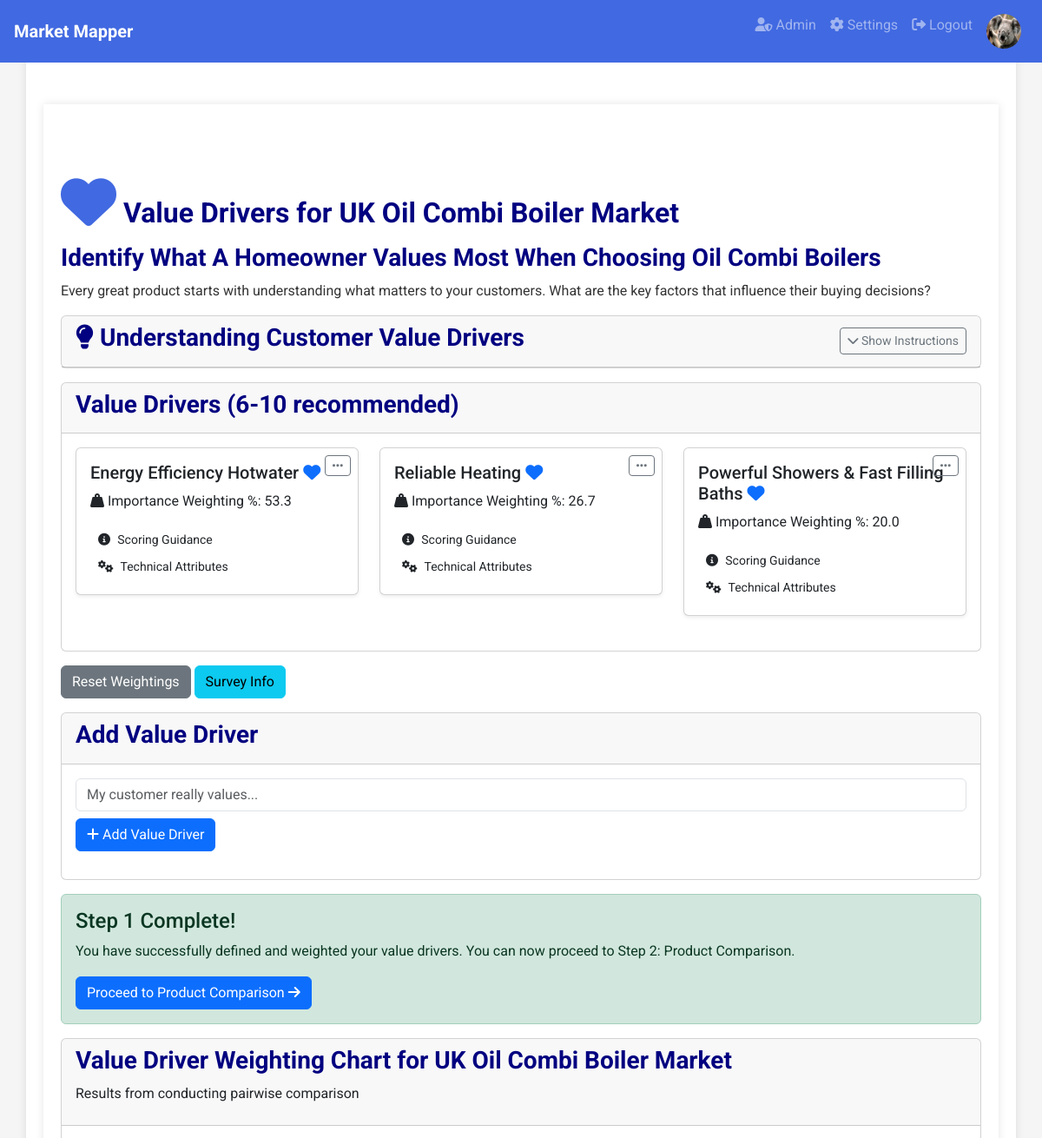
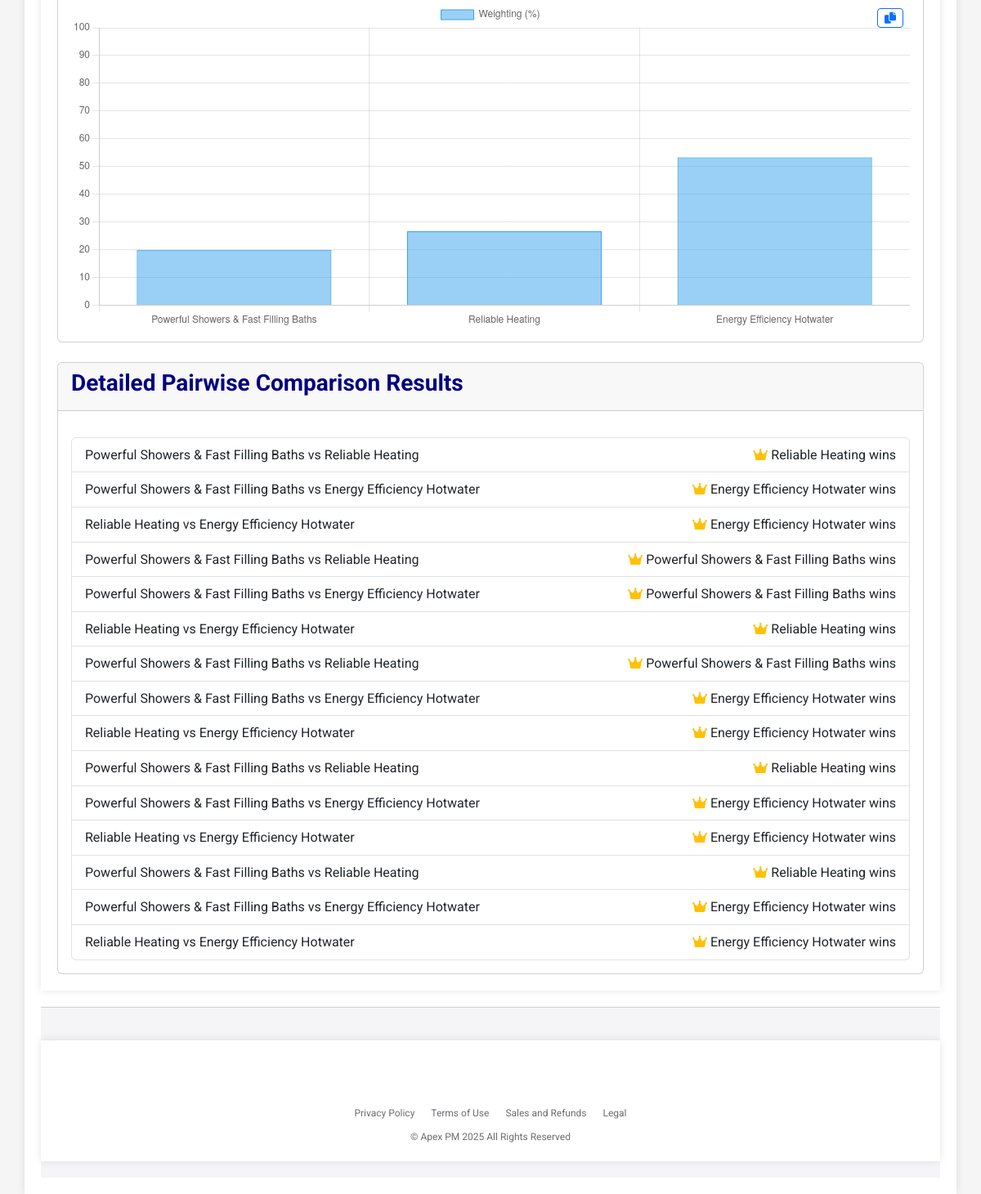
Page /manage/1/value_drivers (signed in) on the committed database (2 pictures, top to bottom).
### app.py (models this page shows, shortened)
class User(db.Model, UserMixin):
    id = db.Column(db.Integer, primary_key=True)
    username = db.Column(db.String(20), unique=True, nullable=False)
    email = db.Column(db.String(120), unique=True, nullable=False)  # Added email field
    password_hash = db.Column(db.String(128), nullable=False)
    profile_image = db.Column(db.String(255), nullable=True)  # Add profile_image field
    role = db.Column(db.String(50), nullable=False)  # Add role field

class Project(db.Model):
    id = db.Column(db.Integer, primary_key=True)
    name = db.Column(db.String(100), nullable=False)
    category = db.Column(db.String(100), nullable=False)  # Add category field
    target_customer = db.Column(db.String(100), nullable=False)  # Add target_customer field
    country = db.Column(db.String(100), nullable=False)  # Add country field
    user_id = db.Column(db.Integer, db.ForeignKey('user.id'), nullable=False)
    has_market_map = db.Column(db.Boolean, default=False)  # EXACTLY like this
    shared_users = db.relationship('User', secondary='project_user', backref='shared_projects')
    value_drivers = db.relationship('ValueDriver', cascade='all, delete-orphan', backref='project')
    products = db.relationship('Product', cascade='all, delete-orphan', backref='project')
    comments = db.relationship('Comment', cascade='all, delete-orphan', backref='project')
    comparison_results = db.relationship('ComparisonResult', cascade='all, delete-orphan', backref='project')

class ValueDriver(db.Model):
    id = db.Column(db.Integer, primary_key=True)
    value_driver = db.Column(db.String(100), nullable=False)
    measured_by = db.Column(db.String(100))
    technical_attributes = db.Column(db.Text, nullable=True)  # Add technical_attributes field
    weighting = db.Column(db.Float, default=0.0)  # Changed to Float for more precision
    project_id = db.Column(db.Integer, db.ForeignKey('project.id'), nullable=False)
    ratings = db.relationship('Rating', cascade='all, delete-orphan', backref='value_driver')

class ComparisonResult(db.Model):
    id = db.Column(db.Integer, primary_key=True)
    project_id = db.Column(db.Integer, db.ForeignKey('project.id'), nullable=False)
    value_driver_a_id = db.Column(db.Integer, db.ForeignKey('value_driver.id'), nullable=False)
    value_driver_b_id = db.Column(db.Integer, db.ForeignKey('value_driver.id'), nullable=False)
    winner_id = db.Column(db.Integer, db.ForeignKey('value_driver.id'), nullable=False)

### app.py (the view, shortened to what this page needs)
@app.route('/manage/<int:project_id>/value_drivers', methods=['GET', 'POST'])
@login_required
def value_drivers(project_id):
    project = Project.query.get_or_404(project_id)
    if project.user_id != current_user.id and current_user not in project.shared_users:
        flash('You are not authorized to manage this project.', 'danger')
        return redirect(url_for('dashboard'))
    value_drivers = ValueDriver.query.filter_by(project_id=project_id).all()
    comparisons = {}  # Initialize comparisons as an empty dictionary
    comparison_results = ComparisonResult.query.filter_by(project_id=project_id).all()
    value_drivers_dict = {vd.id: vd.value_driver for vd in value_drivers}
    return render_template('value_drivers.html', project=project, value_drivers=value_drivers, comparisons=comparisons, comparison_results=comparison_results, value_drivers_dict=value_drivers_dict)

### templates/value_drivers.html (shortened to what this page needs)
{% extends 'base.html' %}
{% block content %}
<div class="container">
    <h1><i class="fas fa-heart fa-2x mb-2" style="color: #4169E1;"></i> Value Drivers for {{ project.name }}</h1>
    <h2>Identify What A {{ project.target_customer }} Values Most When Choosing {{ project.category}}  </h2>
    <p>Every great product starts with understanding what matters to your customers. What are the key factors that influence their buying decisions?</p>
    <div class="card mb-3">
        <div class="card-header d-flex justify-content-between align-items-center">
            <h2><i class="fas fa-lightbulb"></i> Understanding Customer Value Drivers</h2>
            <button class="btn btn-sm btn-outline-secondary" type="button" data-bs-toggle="collapse" data-bs-target="#valueDriverInstructions" aria-expanded="false" aria-controls="valueDriverInstructions">
                <i class="fas fa-chevron-down"></i> <span id="instructionToggleText">Show Instructions</span>
            </button>
        </div>
    </div>
    <div class="card mb-3">
        <div class="card-header">
            <h2>Value Drivers (6-10 recommended)</h2>
        </div>
        <div class="card-body">
            {% if value_drivers %}
                <div class="row">
                    {% for vd in value_drivers|sort(attribute='weighting', reverse=True) %}
                    <div class="col-md-4">
                        <div class="card mb-4 shadow-sm">
                            <div class="card-body position-relative">
                                <div class="dropdown position-absolute top-0 end-0 m-2">
                                    <button class="btn btn-sm btn-outline-secondary" type="button" id="dropdownMenuButton{{ vd.id }}" data-bs-toggle="dropdown" aria-haspopup="true" aria-expanded="false">
                                        <i class="fas fa-ellipsis-h"></i>
                                    </button>
                                </div>
                                <h5 class="card-title">{{ vd.value_driver }} <i class="fas fa-heart text-primary"></i></h5>
                                <p class="card-text">
                                    <i class="fas fa-weight-hanging"></i> Importance Weighting %: {{ vd.weighting|round(1) }}
                                </p></p>
                                <button type="button" class="btn btn-sm scoring-guidance-button" data-bs-toggle="modal" data-bs-target="#scoringModal{{ vd.id }}">
                                    <i class="fas fa-info-circle"></i> Scoring Guidance
                                </button>
                                <button type="button" class="btn btn-sm scoring-guidance-button" data-bs-toggle="modal" data-bs-target="#technicalModal{{ vd.id }}">
                                    <i class="fas fa-cogs"></i> Technical Attributes
                                </button>
                            </div>
                        </div>
                    </div>
                    {% endfor %}
                </div>
            {% else %}
                <p>No value drivers yet.</p>
            {% endif %}
        </div>
    </div>
    {% set all_weighted = value_drivers|length >= 2 and value_drivers|map(attribute='weighting')|sum > 0 %}
    {% if value_drivers|length >= 2 %}
        <div class="d-flex flex-column flex-md-row justify-content-between mb-3">
            <div>
                <form method="POST" style="display: inline;">
                    <button type="submit" name="reset_weightings" class="btn btn-secondary" onclick="return confirm('Are you sure you want to reset the weightings? This will delete all weighting history for this project which cannot be recovered.')">Reset Weightings</button>
                </form>
                {% if current_user.role != 'standard' %}
                <a href="{{ url_for('survey', project_id=project.id) }}" class="btn btn-info">Survey Info</a>
                {% endif %}
            </div>
        </div>
    {% endif %}
    <div class="card mb-3">
        <div class="card-header">
            <h2>Add Value Driver</h2>
        </div>
        <div class="card-body">
            <form method="POST" onsubmit="playDingSound()">
                <input type="text" name="value_driver" placeholder="My customer really values..." required class="form-control mb-2">
                <button type="submit" name="add_value_driver" class="btn btn-primary"><i class="fas fa-plus"></i> Add Value Driver</button>
            </form>
        </div>
    </div>
    {% if all_weighted %}
    <div class="alert alert-success" role="alert">
        <h4 class="alert-heading">Step 1 Complete!</h4>
        <p>You have successfully defined and weighted your value drivers. You can now proceed to Step 2: Product Comparison.</p>
        <a href="{{ url_for('product_comparison', project_id=project.id) }}" class="btn btn-primary">Proceed to Product Comparison <i class="fas fa-arrow-right"></i></a>
    </div>
    <div class="card">
        <div class="card-header">
            <h2>Value Driver Weighting Chart for {{ project.name }}</h2>
            <p>Results from conducting pairwise comparison</p>
        </div>
        <div class="card-body">
            <div id="chart-container" style="height: 400px; position: relative;">
                <canvas id="value-driver-chart"></canvas>
                <button id="copy-chart" class="btn btn-sm btn-outline-primary position-absolute top-0 end-0 m-2" title="Copy Chart"><i class="fas fa-copy"></i></button>
            </div>
        </div>
    </div>
    <div class="card mt-4">
        <div class="card-header">
            <h2>Detailed Pairwise Comparison Results</h2>
        </div>
        <div class="card-body">
            <ul class="list-group mt-3">
            {% for result in comparison_results %}
            <li class="list-group-item d-flex justify-content-between align-items-center">
                <span>{{ value_drivers_dict[result.value_driver_a_id] }} vs {{ value_drivers_dict[result.value_driver_b_id] }}</span>
                <span>
                {% if result.winner_id == result.value_driver_a_id %}
                <i class="fas fa-crown text-warning"></i> {{ value_drivers_dict[result.value_driver_a_id] }} wins
                {% else %}
                <i class="fas fa-crown text-warning"></i> {{ value_drivers_dict[result.value_driver_b_id] }} wins
                {% endif %}
                </span>
            </li>
            {% endfor %}
            </ul>
        </div>
    </div>
    {% endif %}
    <script>
        document.addEventListener('DOMContentLoaded', function() {
            var popoverTriggerList = [].slice.call(document.querySelectorAll('[data-bs-toggle="popover"]'));
            var popoverList = popoverTriggerList.map(function (popoverTriggerEl) {
            return new bootstrap.Popover(popoverTriggerEl);
            });
            var tooltipTriggerList = [].slice.call(document.querySelectorAll('[data-bs-toggle="tooltip"]'));
            var tooltipList = tooltipTriggerList.map(function (tooltipTriggerEl) {
              return new bootstrap.Tooltip(tooltipTriggerEl);
            });
            {% if all_weighted %}
            const ctx = document.getElementById('value-driver-chart').getContext('2d');
            const labels = {{ value_drivers|map(attribute='value_driver')|list|tojson }};
            const data = {{ value_drivers|map(attribute='weighting')|list|tojson }};
            new Chart(ctx, {
            type: 'bar',
            data: {
                labels: labels,
                datasets: [{
                label: 'Weighting (%)',
                data: data,
                backgroundColor: 'rgba(54, 162, 235, 0.5)',
                borderColor: 'rgba(54, 162, 235, 1)',
                borderWidth: 1
                }]
            },
            options: {
                scales: {
                y: {
                    beginAtZero: true,
                    max: 100
                }
                },
                responsive: true,
                maintainAspectRatio: false
            }
            });
            const copyButton = document.getElementById('copy-chart');
            copyButton.addEventListener('click', () => {
            ctx.canvas.toBlob(blob => {
                navigator.clipboard.write([new ClipboardItem({ 'image/png': blob })])
                .then(() => alert('Chart copied to clipboard!'))
                .catch(err => {
                    console.error('Failed to copy: ', err);
                    alert('Failed to copy chart. Please try again or use a different browser.');
                });
            });
            });
            {% endif %}
        });
        // Function to play the "ding" sound
        function playDingSound() {
            const dingSound = document.getElementById('ding-sound');
            dingSound.play();
        }
    </script>
{% endblock %}

### templates/base.html (shortened to what this page needs)
<!DOCTYPE html>
<html lang="en">
<head>
    <link rel="stylesheet" href="https://stackpath.bootstrapcdn.com/bootstrap/4.5.2/css/bootstrap.min.css">
    <link rel="stylesheet" href="https://cdnjs.cloudflare.com/ajax/libs/font-awesome/6.0.0/css/all.min.css">
    <link href="https://cdn.jsdelivr.net/npm/bootstrap@5.3.2/dist/css/bootstrap.min.css" rel="stylesheet">
</head>
<body>
    <nav class="navbar navbar-expand-lg navbar-dark justify-content-between">
        <a class="navbar-brand" href="/">
            <span>Market Mapper</span>
        </a>
        <div class="collapse navbar-collapse" id="navbarNav">
            <ul class="navbar-nav ml-auto">
                {% if current_user.is_authenticated %}
                    {% if current_user.role == 'admin' %}
                        <li class="nav-item">
                            <a class="nav-link" href="{{ url_for('admin.index') }}" title="Admin">
                                <i class="fas fa-user-shield"></i> Admin
                            </a>
                        </li>
                    {% endif %}
                    <li class="nav-item">
                        <a class="nav-link" href="{{ url_for('settings') }}" title="Settings">
                            <i class="fas fa-cog"></i> Settings
                        </a>
                    </li>
                    <li class="nav-item">
                        <a class="nav-link" href="{{ url_for('logout') }}" title="Logout">
                            <i class="fas fa-sign-out-alt"></i> Logout
                        </a>
                    </li>
                    <li class="nav-item">
                        <div class="nav-link">
                            <div class="profile-image-container">
                                {% if current_user.profile_image %}
                                    <img src="{{ url_for('static', filename='uploads/' + current_user.profile_image) }}" alt="Profile Image" class="profile-image">
                                {% else %}
                                    <img src="{{ url_for('static', filename='uploads/default_profile.png') }}" alt="Profile Image" class="profile-image">
                                {% endif %}
                            </div>
                        </div>
                    </li>
                {% endif %}
            </ul>
        </div>
    </nav>
    <div class="container">
        {% block content %}{% endblock %}
    </div>
    <footer class="footer">
        <div class="container">
            <ul class="footer-links">
                <li><a href="#">Privacy Policy</a></li>
                <li><a href="{{ url_for('termsofuse') }}">Terms of Use</a></li>
                <li><a href="#">Sales and Refunds</a></li>
                <li><a href="{{ url_for('terms') }}">Legal</a></li>
            </ul>
            <div class="footer-copyright">
                &copy; Apex PM 2025 All Rights Reserved
            </div>
        </div>
    </footer>
</body>
</html>

### rows in the picture
User: profile_image (picture)
Project: name "UK Oil Combi Boiler Market", target_customer "Homeowner", category "Oil Combi Boilers"
ValueDriver: value_driver "Energy Efficiency Hotwater", weighting "53.3"
ValueDriver: value_driver "Reliable Heating", weighting "26.7"
ValueDriver: value_driver "Powerful Showers & Fast Filling Baths", weighting "20.0"

### other values in the picture
chart data {{ value_drivers|map(attribute='weighting')|list|tojson }} [20.0, 26.666666666666668, 53.333333333333336]
